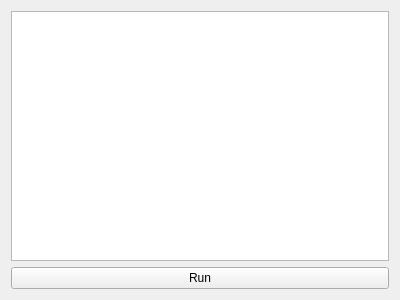
<?xml version="1.0" encoding="UTF-8"?>
<ui version="4.0">
 <class>Form</class>
 <widget class="QWidget" name="Form">
  <property name="geometry">
   <rect>
    <x>0</x>
    <y>0</y>
    <width>400</width>
    <height>300</height>
   </rect>
  </property>
  <property name="windowTitle">
   <string>Form</string>
  </property>
  <layout class="QVBoxLayout" name="verticalLayout">
   <item>
    <widget class="QTextEdit" name="te_script_body"/>
   </item>
   <item>
    <layout class="QHBoxLayout" name="horizontalLayout">
     <item>
      <widget class="QPushButton" name="pb_run_script">
       <property name="text">
        <string>Run</string>
       </property>
      </widget>
     </item>
    </layout>
   </item>
  </layout>
 </widget>
 <resources/>
 <connections/>
</ui>
